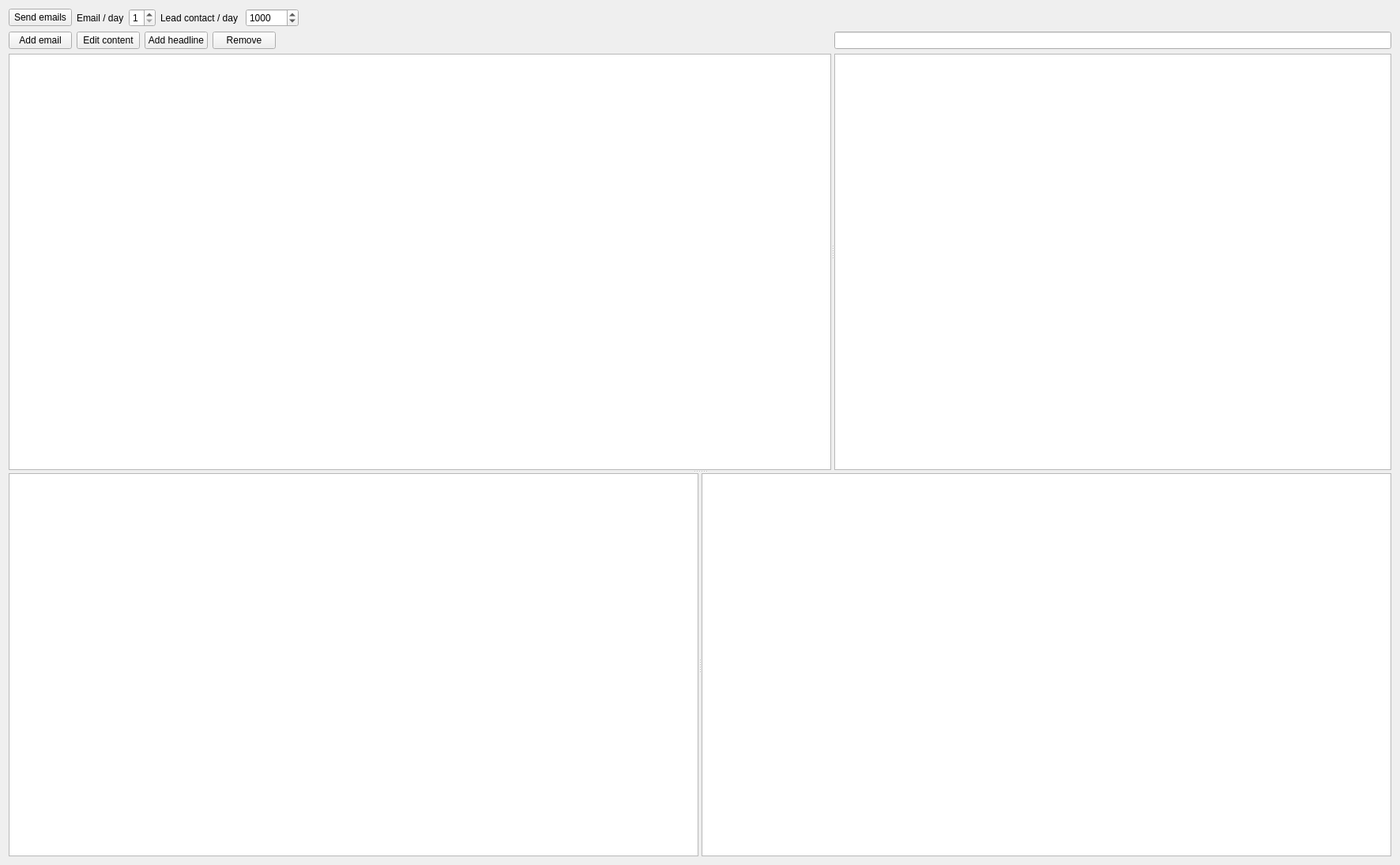
<?xml version="1.0" encoding="UTF-8"?>
<ui version="4.0">
 <class>PaneEmailsCommon</class>
 <widget class="QWidget" name="PaneEmailsCommon">
  <property name="geometry">
   <rect>
    <x>0</x>
    <y>0</y>
    <width>1772</width>
    <height>1095</height>
   </rect>
  </property>
  <property name="windowTitle">
   <string>Form</string>
  </property>
  <layout class="QVBoxLayout" name="verticalLayout_3">
   <item>
    <layout class="QHBoxLayout" name="horizontalLayout_2">
     <item>
      <widget class="QPushButton" name="buttonSendEmails">
       <property name="text">
        <string>Send emails</string>
       </property>
       <property name="checkable">
        <bool>true</bool>
       </property>
      </widget>
     </item>
     <item>
      <widget class="QLabel" name="label">
       <property name="text">
        <string>Email / day</string>
       </property>
      </widget>
     </item>
     <item>
      <widget class="QSpinBox" name="spinBoxEmailPerDay">
       <property name="minimum">
        <number>1</number>
       </property>
       <property name="maximum">
        <number>3</number>
       </property>
      </widget>
     </item>
     <item>
      <widget class="QLabel" name="label_2">
       <property name="text">
        <string>Lead contact / day </string>
       </property>
      </widget>
     </item>
     <item>
      <widget class="QSpinBox" name="spinBoxLeadPerDay">
       <property name="minimum">
        <number>1</number>
       </property>
       <property name="maximum">
        <number>999999</number>
       </property>
       <property name="value">
        <number>1000</number>
       </property>
      </widget>
     </item>
     <item>
      <spacer name="horizontalSpacer_2">
       <property name="orientation">
        <enum>Qt::Horizontal</enum>
       </property>
       <property name="sizeHint" stdset="0">
        <size>
         <width>40</width>
         <height>20</height>
        </size>
       </property>
      </spacer>
     </item>
    </layout>
   </item>
   <item>
    <widget class="QSplitter" name="splitter_3">
     <property name="orientation">
      <enum>Qt::Vertical</enum>
     </property>
     <widget class="QSplitter" name="splitter">
      <property name="orientation">
       <enum>Qt::Horizontal</enum>
      </property>
      <widget class="QWidget" name="layoutWidget">
       <layout class="QVBoxLayout" name="verticalLayout_2">
        <item>
         <layout class="QHBoxLayout" name="horizontalLayout">
          <item>
           <widget class="QPushButton" name="buttonAddEmail">
            <property name="text">
             <string>Add email</string>
            </property>
           </widget>
          </item>
          <item>
           <widget class="QPushButton" name="buttonEditEmailContent">
            <property name="text">
             <string>Edit content</string>
            </property>
           </widget>
          </item>
          <item>
           <widget class="QPushButton" name="buttonAddHeadline">
            <property name="text">
             <string>Add headline</string>
            </property>
           </widget>
          </item>
          <item>
           <widget class="QPushButton" name="buttonRemove">
            <property name="text">
             <string>Remove</string>
            </property>
           </widget>
          </item>
          <item>
           <spacer name="horizontalSpacer">
            <property name="orientation">
             <enum>Qt::Horizontal</enum>
            </property>
            <property name="sizeHint" stdset="0">
             <size>
              <width>40</width>
              <height>20</height>
             </size>
            </property>
           </spacer>
          </item>
         </layout>
        </item>
        <item>
         <widget class="QTreeView" name="treeViewEmails">
          <attribute name="headerDefaultSectionSize">
           <number>300</number>
          </attribute>
         </widget>
        </item>
       </layout>
      </widget>
      <widget class="QWidget" name="layoutWidget">
       <layout class="QVBoxLayout" name="verticalLayout">
        <item>
         <widget class="QLineEdit" name="lineEditEmail">
          <property name="readOnly">
           <bool>true</bool>
          </property>
         </widget>
        </item>
        <item>
         <widget class="QTextEdit" name="textEditEmail">
          <property name="readOnly">
           <bool>true</bool>
          </property>
         </widget>
        </item>
       </layout>
      </widget>
     </widget>
     <widget class="QSplitter" name="splitter_2">
      <property name="orientation">
       <enum>Qt::Horizontal</enum>
      </property>
      <widget class="QTableView" name="tableViewLeads"/>
      <widget class="QTextEdit" name="textEditLogs"/>
     </widget>
    </widget>
   </item>
  </layout>
 </widget>
 <resources/>
 <connections/>
</ui>
